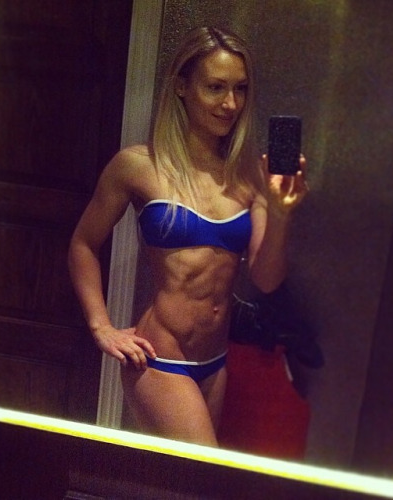
%> input picture problem_sets/ps0/ps0_octave/input/girl.png, 393 x 500 px
$ octave ps0.m   (GNU Octave 9; MATLAB toolbox functions it lacks are replaced by stand-ins)
%> lines starting %> are read from the running program, lines starting %| are printed output that depends on the picture
% Problem Set 0: Images as Functions
% https://docs.google.com/document/d/1PO9SuHMYhx6nDbB38ByB1QANasP1UaEiXaeGeHmp3II/pub

% 1: Input images

% a. Find two interesting images to use. They should be color, rectangular in shape (NOT square). Pick one that is wide and one tall.
%    You might find some classic vision examples here. Or take your own. Make sure the image width or height do not exceed 512 pixels.
%    Output: Store the two images as ps0-1-a-1.png and ps0-1-a-2.png inside the output folder
img1 = imread("input/girl.png");
%> img1 is the input picture: size 500x393x3 uint8; mean R, G, B 72.4, 43.4, 50.8
imwrite(img1, "output/ps0-1-a-1.png");

img2 = imread("input/fruits.png");
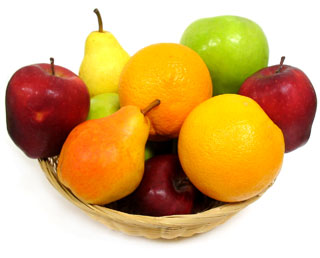
%> input picture problem_sets/ps0/ps0_octave/input/fruits.png, 320 x 258 px
%> img2 is the input picture: size 258x320x3 uint8; mean R, G, B 216.9, 178.6, 119.7
imwrite(img2, "output/ps0-1-a-2.png");


% [14 lines of commented-out code are left out]
swapped = img1;
swapped(:, :, [ 1  3 ]) = swapped(:, :, [ 3 1 ]);
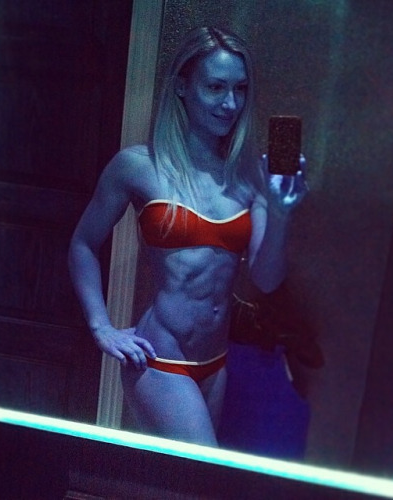
%> swapped: size 500x393x3 uint8; mean R, G, B 50.8, 43.4, 72.4
imwrite(swapped, "output/ps0-2-a-1.png");

% b. Create a monochrome image (img1_green) by selecting the green channel of image 1
%    Output: ps0-2-b-1.png
img1_green = img1(:, :, 2);
imwrite(img1_green, "output/ps0-2-b-1.png");

% c. Create a monochrome image (img1_red) by selecting the red channel of image 1
%    Output: ps0-2-c-1.png
img1_red = img1(:, :, 1);
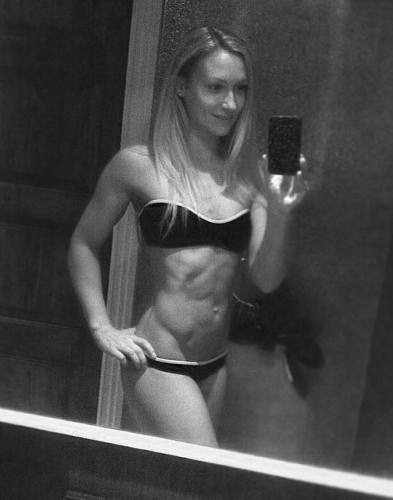
%> img1_red: size 500x393 uint8; min 2, max 255, mean 72.4
imwrite(img1_red, "output/ps0-2-c-1.png");


% 3: Replacement of pixels (Note: For this, use the better channel from 2-b/2-c as monochrome versions.)

% a. Take the inner center square region of 100x100 pixels of monochrome version of image 1 and insert them into the center of monochrome version of image 2
%    Output: Store the new image created as ps0-3-a-1.png
[ h, w, p ] = size(img1);
%> h = 500; w = 393; p = 3
x_offset = (w - 100)/2;
%> x_offset = 146.5
y_offset = (h - 100)/2;
%> y_offset = 200

center = img1_red(y_offset:y_offset+100, x_offset:x_offset+100);
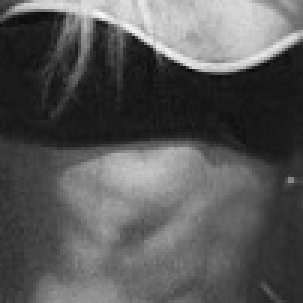
%> center: size 101x101 uint8 (shown 3 times larger); min 6, max 253, mean 87.9
img_with_center = img1_green;
img_with_center(y_offset:y_offset+100, x_offset:x_offset+100) = center;
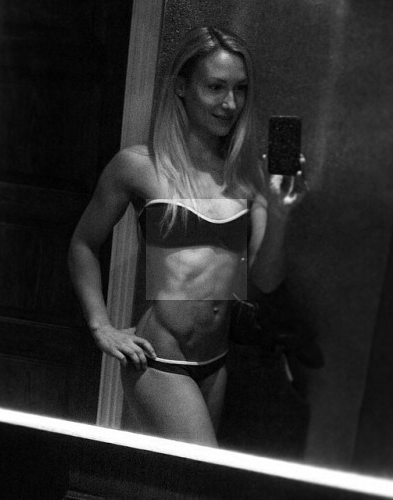
%> img_with_center: size 500x393 uint8; min 0, max 255, mean 45.1
imwrite(img_with_center, "output/ps0-3-a-1.png");


% 4: Arithmetic and Geometric operations

% a. What is the min and max of the pixel values of img1_green? What is the mean? What is the standard deviation?  And how did you compute these?

% Min

%{
% DIY version
values = img1_green(:);
green_min = values(1);
for i = values(2:1:end)';
  if (i < green_min)
    green_min = i
  endif
endfor
green_min
%}

% Lib call
green_min = min(img1_green(:));
%> green_min = 0
disp("Min: "), disp(green_min);
%| 0

% Max

%{
% DIY version
values = reshape(img1_green, 1, []);
green_max = values(1);
for i = values(2:1:end);
  if (i > green_max)
    green_max = i;
  endif
endfor
%}

% Lib call
green_max = max(img1_green(:));
%> green_max = 255
disp("Max: "), disp(green_max);
%| 255

% Mean

%{
% DIY version
green_mean = sum(img1_green(:))/length(img1_green(:));
%}

% Lib call
green_mean = mean(img1_green(:));
%> green_mean = 43.44
disp("Mean: "), disp(green_mean);
%| 43.437

% Standard deviation

% Lib call
green_std = std(img1_green(:));
%> green_std = 48.32
disp("Standard deviation: "), disp(green_std);
%| 48.324

% b. Subtract the mean from all pixels, then divide by standard deviation, then multiply by 10 (if your image is 0 to 255) or by 0.05 (if your image ranges from 0.0 to 1.0). Now add the mean back in.
%    Output: ps0-4-b-1.png
imwrite(((img1 - mean(img1(:))) / std(img1(:)) * 10 + mean(img1(:))), "output/ps0-4-b-1.png");
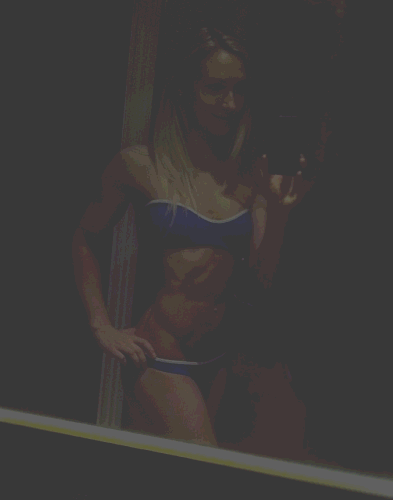
%> saved as ps0-4-b-1.png: size 500x393x3 uint8; mean R, G, B 61, 58.6, 57.7
disp("All mean:"), disp(mean(img1(:)));
%| 55.544
disp("All std:"), disp(std(img1(:)));
%| 44.802
imwrite(img1 - mean(img1(:)), 'output/test.png');

% c. Shift img1_green to the left by 2 pixels.
%    Output: ps0-4-c-1.png
shift_filter = zeros(5, 5);
shift_filter(3, 5) = 1;

pkg load image;
shifted_green = imfilter(img1_green, shift_filter);
imwrite(shifted_green, "output/ps0-4-c-1.png");

% d. Subtract the shifted version of img1_green from the original, and save the difference image.
%    Output: ps0-4-d-1.png (make sure that the values are legal when you write the image so that you can see all relative differences), text response: What do negative pixel values mean anyways?
imwrite(((img1_green - shifted_green) + (shifted_green - img1_green)) , "output/ps0-4-d-1.png");
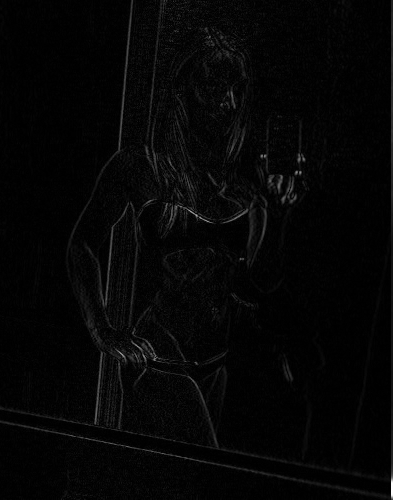
%> saved as ps0-4-d-1.png: size 500x393 uint8; min 0, max 255, mean 5.5

% 5: Noise

% a. Take the original colored image (image 1) and start adding Gaussian noise to the pixels in the green channel. Increase sigma until the noise is somewhat visible.
%    Output: ps0-5-a-1.png, text response: What is the value of sigma you had to use?
noised_green = img1;
noise = randn(size(img1_green)) * 7;
noised_green(:,:,2) += noise;
imwrite(noised_green, 'output/ps0-5-a-1.png');

% b. Now, instead add that amount of noise to the blue channel.
%    Output: ps0-5-b-1.png
noised_blue = img1;
noised_blue(:,:,3) += noise;
imwrite(noised_blue, 'output/ps0-5-b-1.png');

% c. Which looks better? Why?
%    Output: Text response
